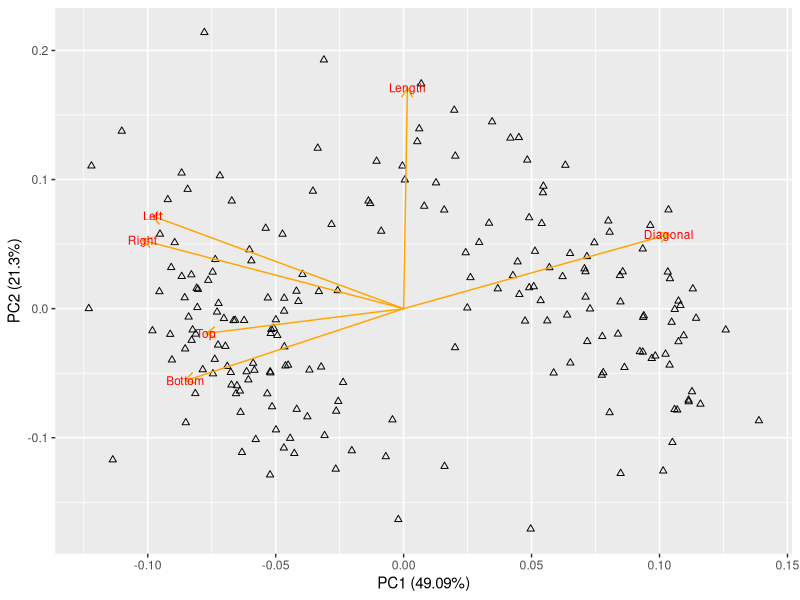
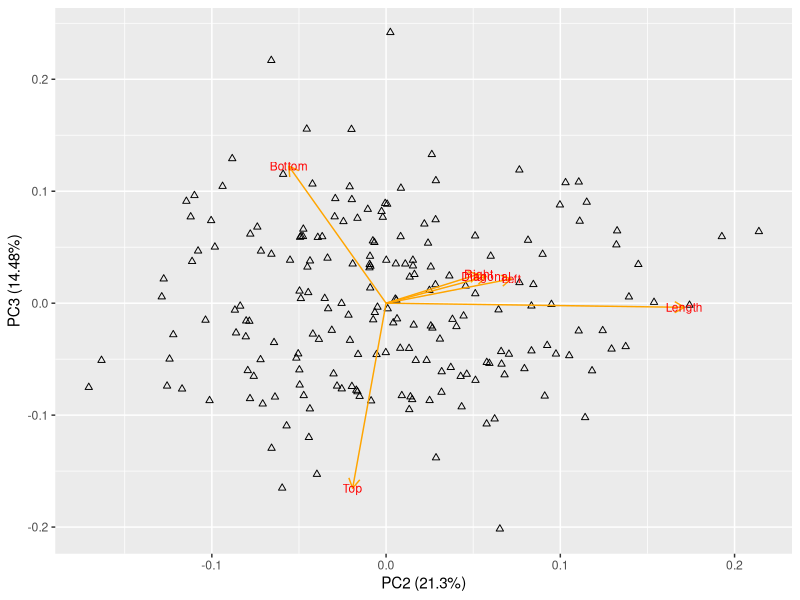
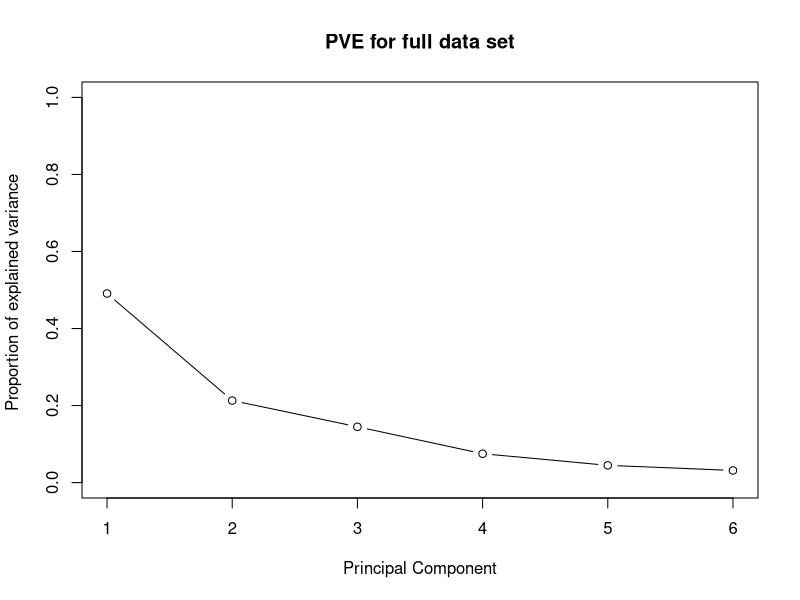
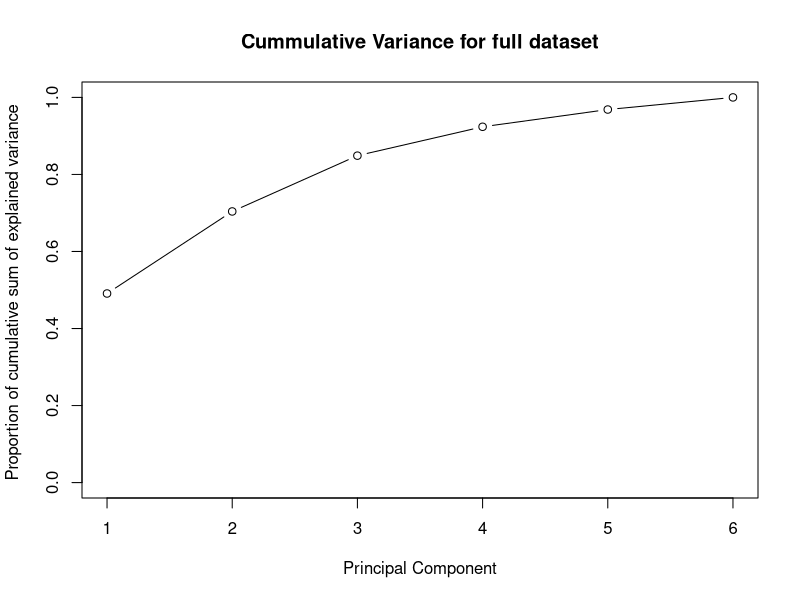
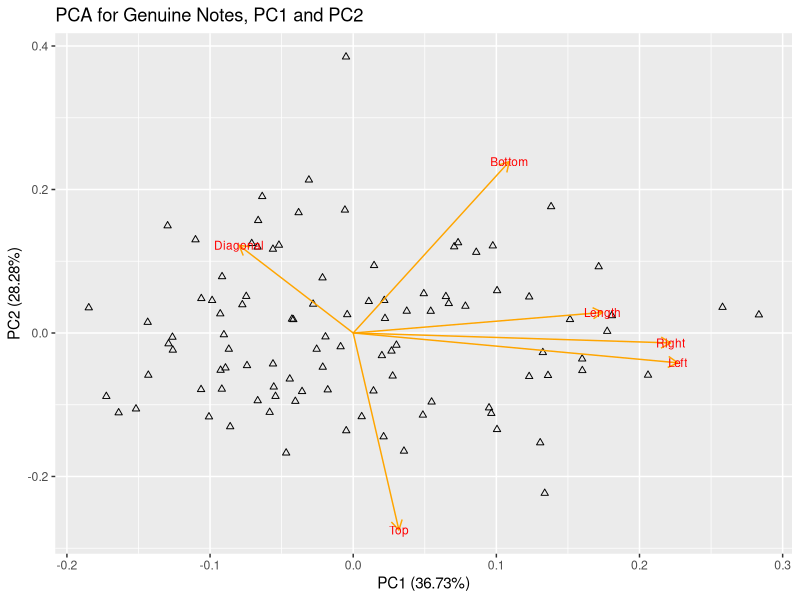
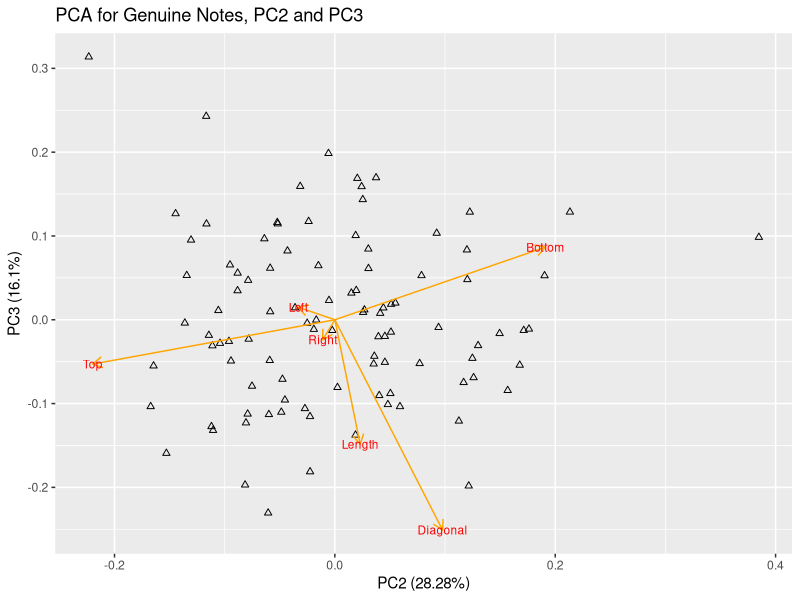
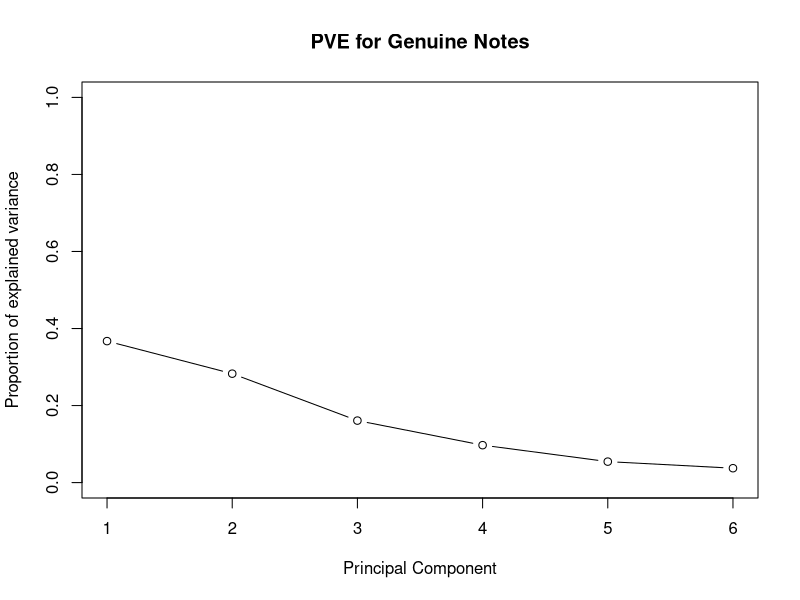
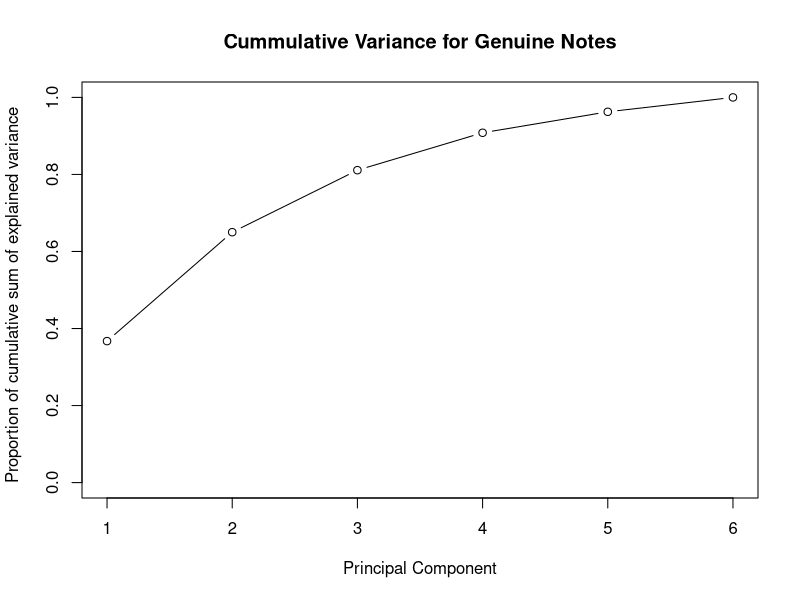

The R script that drew these images, in order:
install.packages('mclust')
install.packages('ggfortify')


library(mclust)
library(ggfortify)


rm(list=ls())
data(banknote)

dat= banknote


dat = dat[,2:7]

##### full dataset
pca_full=prcomp(dat, scale=TRUE)

summary(pca_full)

names(pca_full)
pca_full$center
pca_full$scale
pca_full$rotation

quartz()
autoplot(pca_full, shape=2 , colour=dat$Status, loadings = TRUE, loadings.colour='Orange', loadings.label = TRUE, loadings.label.size = 3)
autoplot(pca_full,x=2,y=3, shape=2 , colour=dat$Status, loadings = TRUE, loadings.colour='Orange', loadings.label = TRUE, loadings.label.size = 3)

pca_variance = pca_full$sdev^2
pve = pca_variance/sum(pca_variance)  #### explained variance
plot(pve,xlab="Principal Component", ylab="Proportion of explained variance ",main='PVE for full data set', ylim=c(0,1),type='b')
plot(cumsum(pve),xlab="Principal Component", ylab="Proportion of cumulative sum of explained variance ",main='Cummulative Variance for full dataset', ylim=c(0,1),type='b')
pve
cumsum(pve)


## PCR for Genuine Notes

dat_gen= banknote[banknote$Status=='genuine',2:7]
pca_gen=prcomp(dat_gen, scale=TRUE)

quartz()
autoplot(pca_gen, shape=2 , loadings = TRUE, loadings.colour='Orange', loadings.label = TRUE, loadings.label.size = 3,main='PCA for Genuine Notes, PC1 and PC2')
autoplot(pca_gen,x=2,y=3, shape=2 , loadings = TRUE, loadings.colour='Orange', loadings.label = TRUE, loadings.label.size = 3,main='PCA for Genuine Notes, PC2 and PC3')
pca_variance_gen = pca_gen$sdev^2
pve_gen = pca_variance_gen/sum(pca_variance_gen)  #### explained variance
plot(pve_gen,xlab="Principal Component", ylab="Proportion of explained variance", main='PVE for Genuine Notes', ylim=c(0,1),type='b')
plot(cumsum(pve_gen),xlab="Principal Component", ylab="Proportion of cumulative sum of explained variance  ",main='Cummulative Variance for Genuine Notes', ylim=c(0,1),type='b')


##  PCR for Counterfeit Notes


dat_count= banknote[banknote$Status != 'genuine',2:7]
pca_count=prcomp(dat_count, scale=TRUE)

quartz()
autoplot(pca_count, shape=2 , loadings = TRUE, loadings.colour='Orange', loadings.label = TRUE, loadings.label.size = 3,main='PCA for counterfeit Notes, PC1 and PC2')
autoplot(pca_count,x=2,y=3, shape=2 , loadings = TRUE, loadings.colour='Orange', loadings.label = TRUE, loadings.label.size = 3,main='PCA for counterfeit Notes, PC2 and PC3')
pca_variance_count = pca_count$sdev^2
pve_count = pca_variance_count/sum(pca_variance_count)
plot(pve_count,xlab="Principal Component", ylab="Proportion of explained variance", main='PVE for Counterfeit Notes', ylim=c(0,1),type='b')
plot(cumsum(pve_count),xlab="Principal Component", ylab="Proportion of cumulative sum of explained variance ",main='Cummulative Variance for Counterfeit Notes', ylim=c(0,1),type='b')
